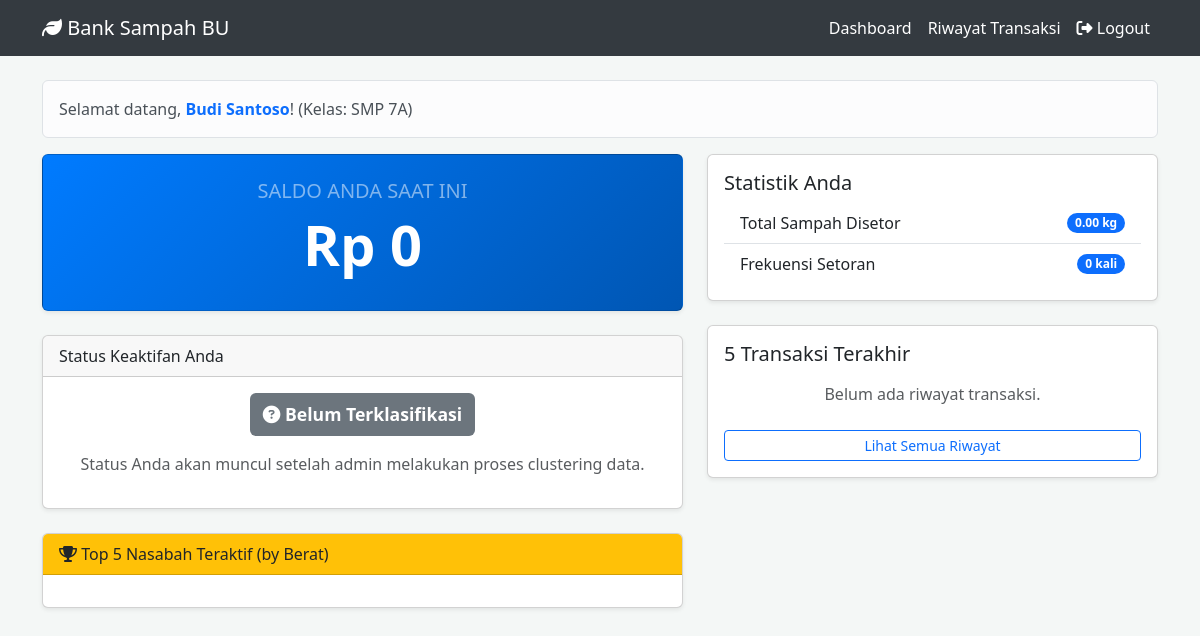
Page /nasabah/index.php (signed in) on the committed database.
### tables this page shows
CREATE TABLE nasabah (
    id_nasabah INT AUTO_INCREMENT PRIMARY KEY,
    id_user INT NOT NULL UNIQUE,  
    nis VARCHAR(20) UNIQUE,
    nama_lengkap VARCHAR(100) NOT NULL,
    kelas VARCHAR(50),
    saldo BIGINT NOT NULL DEFAULT 0,
     
    id_klaster INT DEFAULT NULL,
    FOREIGN KEY (id_user) REFERENCES users(id_user) ON DELETE CASCADE
);

### config/functions.php (called while the page is built, shortened)
<?php
function format_rupiah($number) {
    return 'Rp ' . number_format($number, 0, ',', '.');
}
?>

### nasabah/index.php (the view, shortened to what this page needs)
<?php
require '../config/db.php';
require '../config/functions.php';
$id_nasabah = $_SESSION['id_nasabah'];
try {
    $stmt_profil = $pdo->prepare("
        SELECT n.*, ki.nama_klaster, ki.deskripsi
        FROM nasabah n
        LEFT JOIN klaster_info ki ON n.id_klaster = ki.id_klaster
        WHERE n.id_nasabah = ?
    ");
    $stmt_profil->execute([$id_nasabah]);
    $profil = $stmt_profil->fetch();
    $stmt_agg = $pdo->prepare("
        SELECT COALESCE(SUM(berat), 0) AS total_berat, COALESCE(COUNT(id_setor), 0) AS frekuensi_setor
        FROM transaksi_setor WHERE id_nasabah = ?
    ");
    $stmt_agg->execute([$id_nasabah]);
    $agregat = $stmt_agg->fetch();
    $stmt_riwayat = $pdo->prepare("
        (SELECT tanggal_setor AS tanggal, 'Setor Sampah' AS jenis, total_harga AS jumlah, NULL AS berat
         FROM transaksi_setor WHERE id_nasabah = :id_nasabah)
        UNION
        (SELECT tanggal_tarik AS tanggal, 'Tarik Saldo' AS jenis, jumlah_tarik AS jumlah, NULL AS berat
         FROM transaksi_tarik WHERE id_nasabah = :id_nasabah)
        ORDER BY tanggal DESC LIMIT 5
    ");
    $stmt_riwayat->execute(['id_nasabah' => $id_nasabah]);
    $riwayat = $stmt_riwayat->fetchAll();
} catch (Exception $e) {
    die("Error mengambil data: " . $e->getMessage());
}
?>
<!DOCTYPE html>
<html lang="id">
<head>
    <link href="https://cdn.jsdelivr.net/npm/bootstrap@5.3.3/dist/css/bootstrap.min.css" rel="stylesheet">
    <link rel="stylesheet" href="https://cdnjs.cloudflare.com/ajax/libs/font-awesome/6.4.0/css/all.min.css">
</head>
<body>
    <nav class="navbar navbar-expand-lg navbar-dark">
        <div class="container">
            <a class="navbar-brand" href="index.php"><i class="fas fa-leaf"></i> Bank Sampah BU</a>
            <div class="collapse navbar-collapse" id="navbarNav">
                <ul class="navbar-nav ms-auto">
                    <li class="nav-item"><a class="nav-link active" href="index.php">Dashboard</a></li>
                    <li class="nav-item"><a class="nav-link" href="riwayat.php">Riwayat Transaksi</a></li>
                    <li class="nav-item"><a class="nav-link" href="../logout.php"><i class="fas fa-sign-out-alt"></i> Logout</a></li>
                </ul>
            </div>
        </div>
    </nav>
    <div class="container mt-4">
        <div class="alert alert-light border">
            Selamat datang, <strong class="text-primary"><?= htmlspecialchars($profil['nama_lengkap']) ?></strong>!
            (Kelas: <?= htmlspecialchars($profil['kelas']) ?>)
        </div>
        <div class="row">
            <div class="col-lg-7">
                <div class="card card-saldo shadow-sm mb-4">
                    <div class="card-body p-4">
                        <h5 class="text-white-50">SALDO ANDA SAAT INI</h5>
                        <h1><?= format_rupiah($profil['saldo']) ?></h1>
                    </div>
                </div>
                <div class="card shadow-sm mb-4">
                    <div class="card-header">Status Keaktifan Anda</div>
                    <div class="card-body text-center">
                        <?php if ($profil['id_klaster'] !== null): ?>
                            <span class="badge bg-success cluster-badge"><i class="fas fa-star"></i> <?= htmlspecialchars($profil['nama_klaster']) ?></span>
                            <p class="mt-3 text-muted"><?= htmlspecialchars($profil['deskripsi']) ?></p>
                        <?php else: ?>
                            <span class="badge bg-secondary cluster-badge"><i class="fas fa-question-circle"></i> Belum Terklasifikasi</span>
                            <p class="mt-3 text-muted">Status Anda akan muncul setelah admin melakukan proses clustering data.</p>
                        <?php endif; ?>
                    </div>
                </div>
                <div class="card shadow-sm mb-4">
                    <div class="card-header bg-warning text-dark"><i class="fas fa-trophy"></i> Top 5 Nasabah Teraktif (by Berat)</div>
                    <div class="card-body">
                    </div>
                </div>
            </div>
            <div class="col-lg-5">
                <div class="card shadow-sm mb-4">
                    <div class="card-body">
                        <h5 class="card-title">Statistik Anda</h5>
                        <ul class="list-group list-group-flush">
                            <li class="list-group-item d-flex justify-content-between align-items-center">
                                Total Sampah Disetor <span class="badge bg-primary rounded-pill"><?= number_format($agregat['total_berat'], 2) ?> kg</span>
                            </li>
                            <li class="list-group-item d-flex justify-content-between align-items-center">
                                Frekuensi Setoran <span class="badge bg-primary rounded-pill"><?= $agregat['frekuensi_setor'] ?> kali</span>
                            </li>
                        </ul>
                    </div>
                </div>
                <div class="card shadow-sm mb-4">
                    <div class="card-body">
                        <h5 class="card-title">5 Transaksi Terakhir</h5>
                        <ul class="list-group list-group-flush">
                            <?php if (empty($riwayat)): ?><li class="list-group-item text-center text-muted">Belum ada riwayat transaksi.</li><?php endif; ?>
                        </ul>
                        <a href="riwayat.php" class="btn btn-outline-primary btn-sm mt-3 w-100">Lihat Semua Riwayat</a>
                    </div>
                </div>
            </div>
        </div>
    </div>
</body>
</html>

### nasabah/index.php (style rules this page uses)
body { background-color: #f4f7f6; }
.navbar { background-color: #343a40; }
.navbar-brand, .nav-link { color: white !important; }
.card-saldo { background: linear-gradient(135deg, #007bff 0%, #0056b3 100%); color: white; text-align: center; }
.card-saldo h1 { font-size: 3.5rem; font-weight: 700; }
.cluster-badge { font-size: 1.1rem; padding: 0.8rem; }

### rows in the picture
nasabah: nama_lengkap "Budi Santoso", kelas "SMP 7A", saldo "Rp 0"

### other values in the picture
$agregat['total_berat'] "0.00"
$agregat['frekuensi_setor'] "0"
